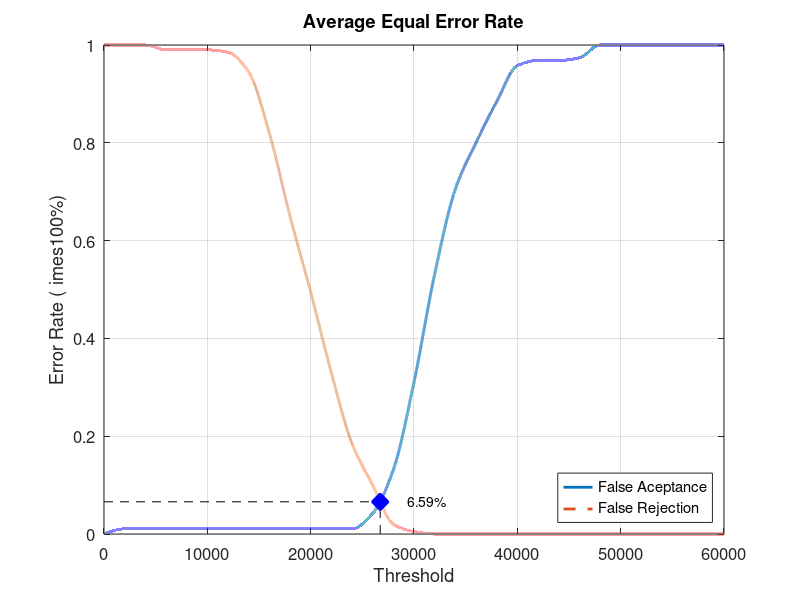
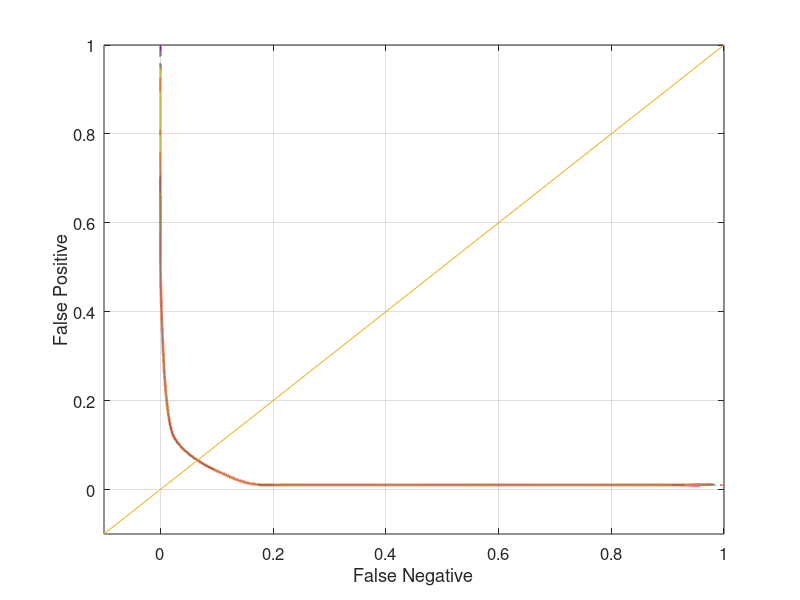

Here is the MATLAB script that generated these plots, in order:
close all;
clear;
clc;
x = 0:2000:60000;
xq = 0:0.5:60000;

y0 = [0 0.0105263 0.0105263 0.0105263 0.0105263 0.0105263 0.0105263 0.0105263 0.0105263 0.0105263 0.0105263 0.0105263 0.0105263 0.0421053 0.131579 0.310526 0.531579 0.705263 0.8 0.884211 0.957895 0.968421 0.968421 0.973684 1 1 1 1 1 1 1]
yy0 = interp1(x, y0, xq, 'pchip');
y1 = [1 1 1 0.99 0.99 0.99 0.985 0.945 0.82 0.65 0.495 0.33 0.185 0.1 0.02 0.005 0 0 0 0 0 0 0 0 0 0 0 0 0 0 0]
yy1 = interp1(x, y1, xq, 'pchip');

% Calculating EER: 
y2 = abs(y0 - y1);
find(y2 == min(y2))
yy2 = abs(yy0 - yy1);
xEER = find(yy2 == min(yy2));
xEERIndex = xq(xEER) % X-axis EER
yEER = yy0(xEER) % Y-axis EER

main = figure
plot(xq, yy0,'-','LineWidth', 2);	hold on
plot(xq, yy1,'--','LineWidth', 2);	hold on
plot([xEERIndex xEERIndex], [0 yEER], 'k--');	hold on
plot([0 xEERIndex], [yEER yEER], 'k--');	hold on
plot(xEERIndex, yEER, 'bx', 'LineWidth', 10);	hold on
text(xEERIndex + 10 * xEERIndex / 100, yEER, [num2str(round((10000 * yEER)) / 100) '%'])
legend('False Aceptance', 'False Rejection', 'Location', 'SouthEast')
xlabel('Threshold')
ylabel('Error Rate (	imes100%)')
title('Average Equal Error Rate')
set(gca, 'FontSize', 12)
axis([0 60000 0 1])
grid on

print(main, 'Database2_3Main', '-dpng');
FNRxFPR = figure('Color', [1 1 1]);
plot(yy1, yy0, '-', yy1, yy0, 'LineWidth', 2);
hold on
y = -0.1:0.1:1
plot(y, y); 
set(gca, 'FontSize', 12)
xlabel('False Negative')
ylabel('False Positive')
axis([-0.1 1 -0.1 1])
set(gca, 'FontSize', 12)
grid on

print(FNRxFPR, 'Database2_3FNRxFPR','-dpng');
